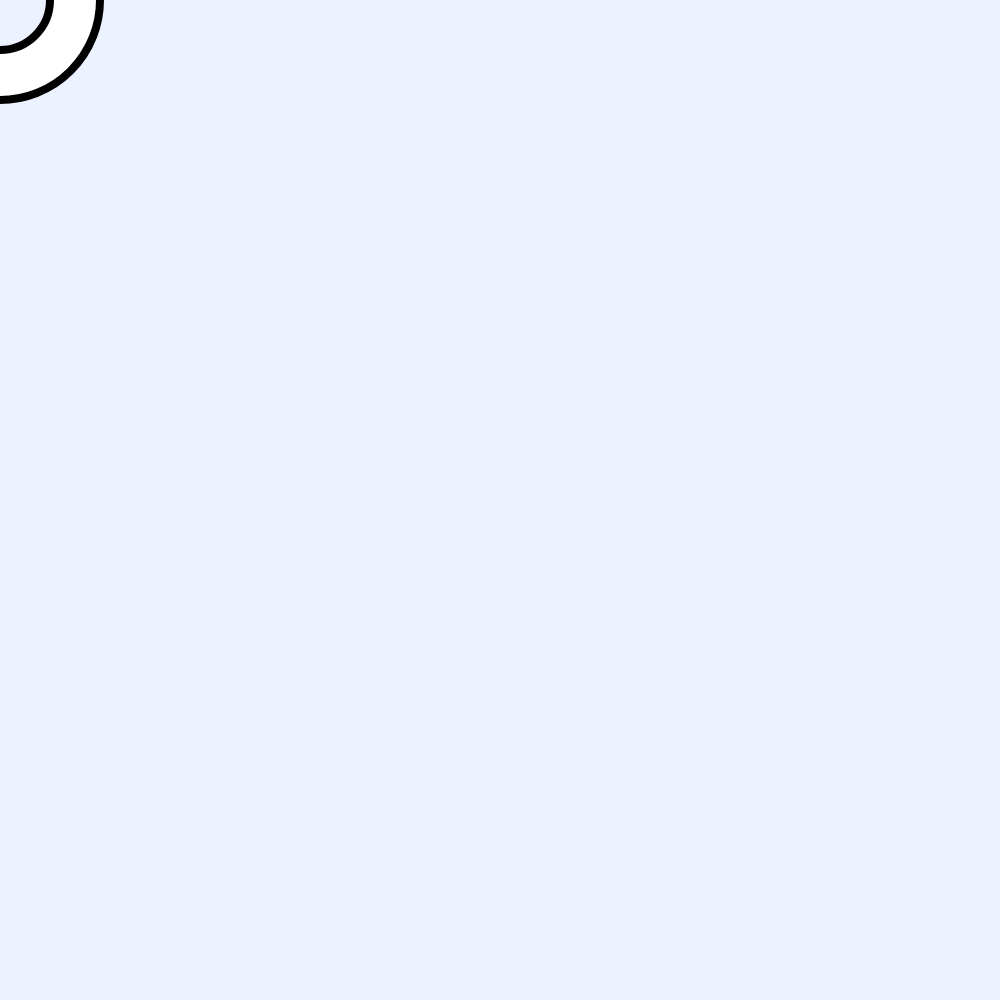
Frame 1 (no input)
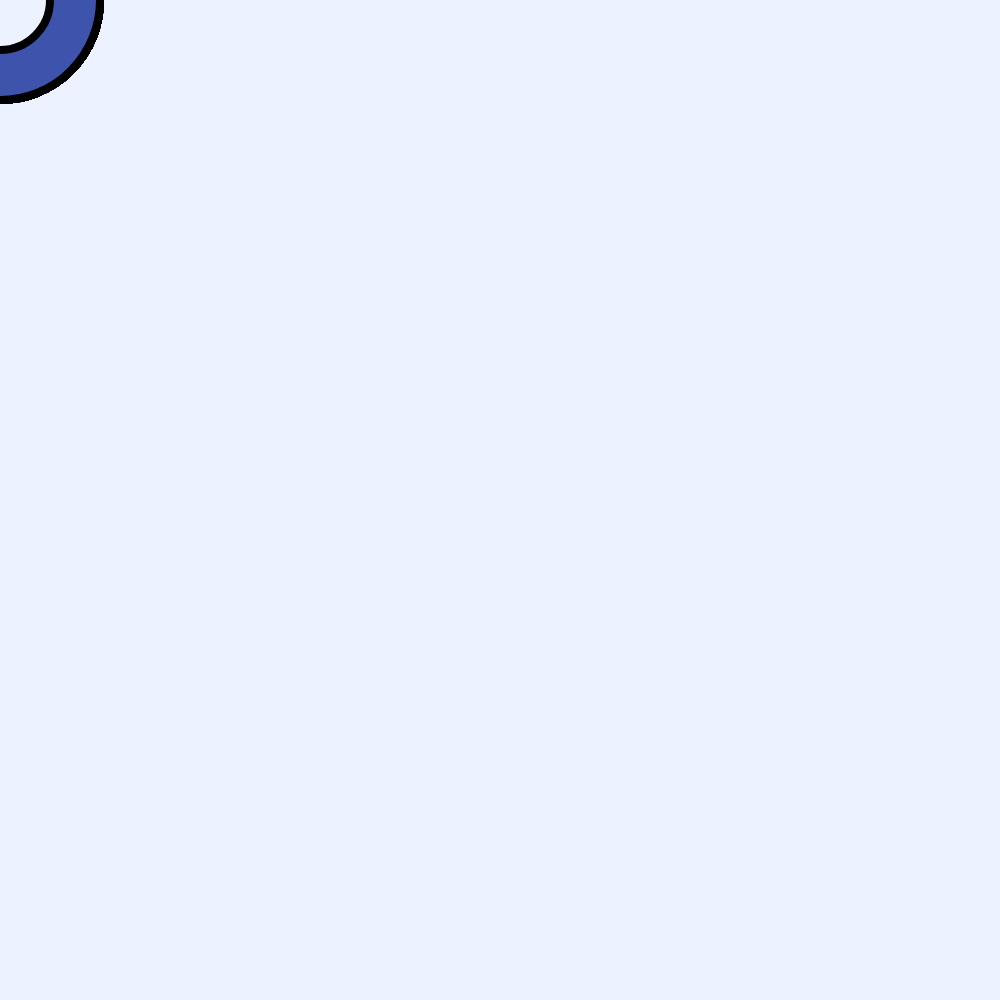
Frame 60 (no input)
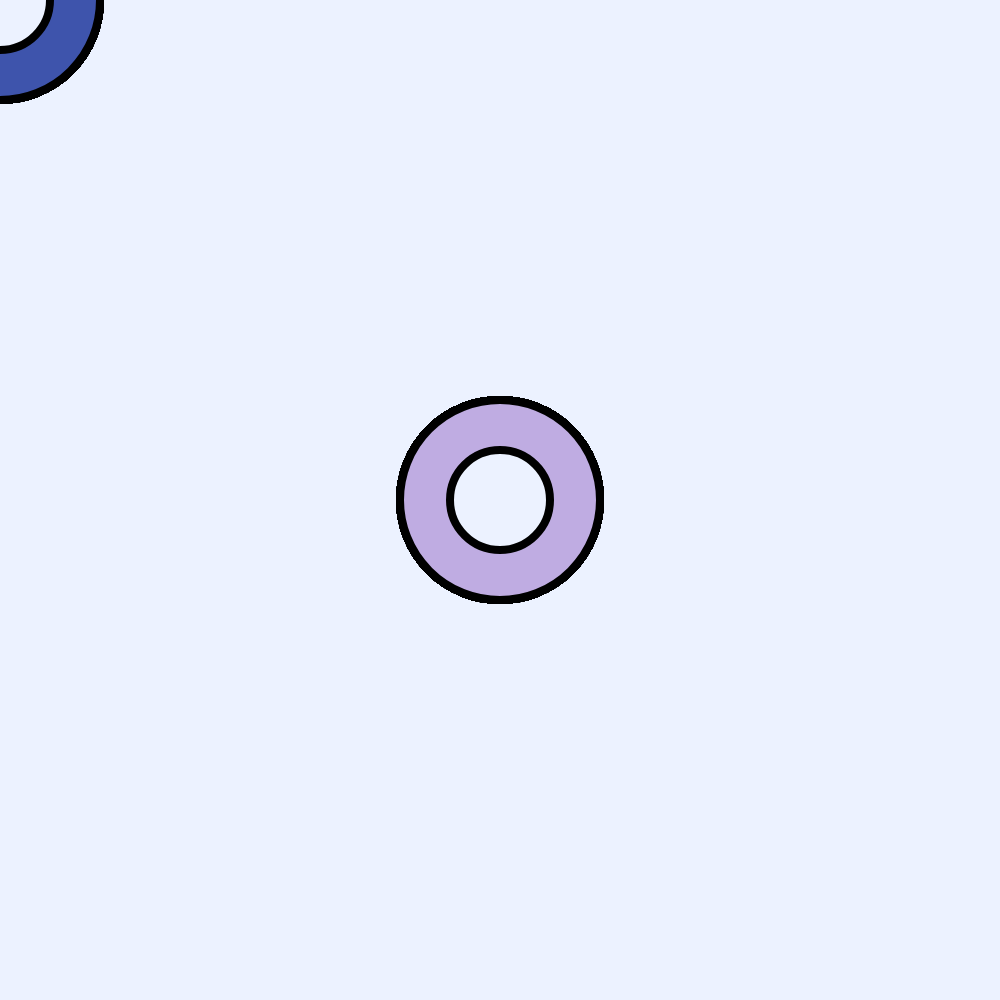
Frame 120 (the mouse pressed at the canvas centre since frame 60)

The p5.js sketch that drew these frames (run headless with seeded random() and noise() and a simulated clock; from frame 60 on, the mouse is pressed at the canvas centre):

// p5.js sketch
// ── sketch.js
function setup(){
    createCanvas(1000, 1000);
    background(236, 242, 255);
}

function draw(){
    strokeWeight(8);

    if (mouseIsPressed){
        // ellipseMode(RADIUS);
        ellipse(mouseX, mouseY, 200);
        fill(236, 242, 255); // inner ring

        // ellipseMode(CENTER);
        ellipse(mouseX, mouseY, 100, 100); // outer ring
        fill(191, 172, 226);
        // fill(62, 84, 172);
    } else {
        ellipse(mouseX, mouseY, 200);
        fill(236, 242, 255); // inner ring

        ellipse(mouseX, mouseY, 100, 100); // outer ring
        fill(62, 84, 172);
    } 
    // if (mouseIsPressed){
    //     fill(0);
    // } else {
    //     fill(255);
    // }

    // ellipse(50, 50, 80, 80);
    // ellipse(mouseX, mouseY, 50);
}

// Resources:
// https://p5js.org/zh-Hans/reference/#/p5/ellipseMode
// https://gokcetaskan.com/artofcode/basics
